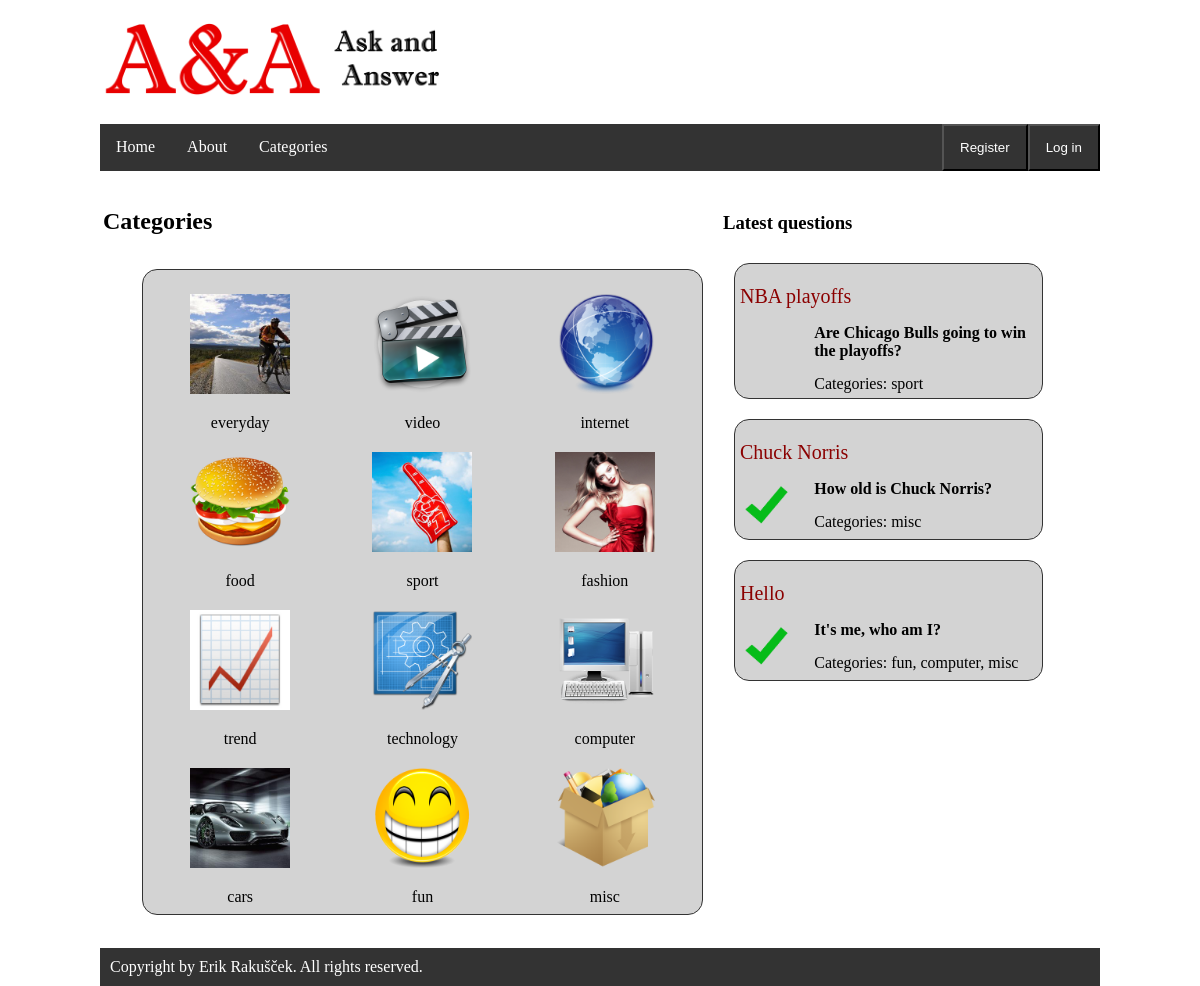
The app's page /AA/categories/ with its own data.
### AA/models.py (models this page shows, shortened)
class Question(models.Model):
    questionID = models.AutoField(primary_key=True)
    title = models.CharField(max_length=200)
    body = models.CharField(max_length=1000)
    time = models.DateTimeField(default=datetime.now)
    categories = models.CharField(max_length=500)
    answered = models.IntegerField(default=0)
    username = models.ForeignKey(User, on_delete=models.SET_NULL, null=True)
    def is_recent(self):
        if self.time + timedelta(hours=2) >= timezone.now():
            return True
        return False

### AA/views.py (the view)
def category(request):
    all_questions_time = Question.objects.all().order_by('-time')[:3]
    context = {
        'all_questions_time': all_questions_time,
    }
    return render(request, 'categories.html', context)

### AA/templates/categories.html (shortened to what this page needs)
{% extends "base.html" %}
{% load static %}
{% block css_import %}
	<link rel="stylesheet" type="text/css" href="{% static 'categories/styleCategories.css' %}">
{% endblock %}
{% block left_column %}
    <h2><p>Categories</p></h2>
    <div class="questionWithAnswer">
        <table style="width:100%; overflow-x:auto;">
            <tr>
                <td>
                    <div class="certainCategory">
                        <p><a href=""><img src="{% static 'categories/everyday.jpg' %}" alt="everyday" style="width:100px; height:100px;"></a></p>
                        <a href="">everyday</a>
                    </div>
                </td>
                <td>
                    <div class="certainCategory">
                        <p><a href=""><img src="{% static 'categories/video.png' %}" alt="video" style="width:100px; height:100px;"></a></p>
                        <a href="">video</a>
                    </div>
                </td>
                <td>
                    <div class="certainCategory">
                        <p><a href=""><img src="{% static 'categories/internet.png' %}" alt="internet" style="width:100px; height:100px;"></a></p>
                        <a href="">internet</a>
                    </div>
                </td>
            </tr>
            <tr>
                <td>
                    <div class="certainCategory">
                        <p><a href=""><img src="{% static 'categories/food.png' %}" alt="food" style="width:100px; height:100px;"></a></p>
                        <a href="">food</a>
                    </div>
                </td>
                <td>
                    <div class="certainCategory">
                        <p><a href=""><img src="{% static 'categories/sport.jpg' %}" alt="sport" style="width:100px; height:100px;"></a></p>
                        <a href="">sport</a>
                    </div>
                </td>
                <td>
                    <div class="certainCategory">
                        <p><a href=""><img src="{% static 'categories/fashion.png' %}" alt="fashion" style="width:100px; height:100px;"></a></p>
                        <a href="">fashion</a>
                    </div>
                </td>
            </tr>
            <tr>
                <td>
                    <div class="certainCategory">
                        <p><a href=""><img src="{% static 'categories/trend.png' %}" alt="trend" style="width:100px; height:100px;"></a></p>
                        <a href="">trend</a>
                    </div>
                </td>
                <td>
                    <div class="certainCategory">
                        <p><a href=""><img src="{% static 'categories/technology.png' %}" alt="technology" style="width:100px; height:100px;"></a></p>
                        <a href="">technology</a>
                    </div>
                </td>
                <td>
                    <div class="certainCategory">
                        <p><a href=""><img src="{% static 'categories/computer.png' %}" alt="computer" style="width:100px; height:100px;"></a></p>
                        <a href="">computer</a>
                    </div>
                </td>
            </tr>
            <tr>
                <td>
                    <div class="certainCategory">
                        <p><a href=""><img src="{% static 'categories/cars.jpg' %}" alt="cars" style="width:100px; height:100px;"></a></p>
                        <a href="">cars</a>
                    </div>
                </td>
                <td>
                    <div class="certainCategory">
                        <p><a href=""><img src="{% static 'categories/fun.png' %}" alt="fun" style="width:100px; height:100px;"></a></p>
                        <a href="">fun</a>
                    </div>
                </td>
                <td>
                    <div class="certainCategory">
                        <p><a href=""><img src="{% static 'categories/misc.png' %}" alt="misc" style="width:100px; height:100px;"></a></p>
                        <a href="">misc</a>
                    </div>
                </td>
            </tr>
        </table>
    </div>
{% endblock %}
{% block right_column %}
	<h3><p>Latest questions</p></h3>
		{% if all_questions_time %}
			{% for question in all_questions_time %}
				<div class="questionWithAnswer">
                    <p><a href="{% url 'question' question.questionID %}"><span class="questionTitle">{{ question.title }}</span></a>
					</p>					{% if question.answered == 1 %}
						<div class="answeredIcon"><img src="{% static 'answered.png' %}" alt="answered" style="width:50px; height:50px;"></div>
					{% endif %}
					<div class="question">
						<b>{{ question.body }}</b>
						<div class="categories">Categories: {{ question.categories }}</div>
					</div>
				</div>
			{% endfor %}
		{% else %}
			<h3>No questions yet in the database.</h3>
		{% endif %}
	</div>
{% endblock %}

### AA/static/style.css (style rules this page uses)
body { max-width: 1000px; margin: auto auto; padding: 0; display: flex; flex-flow: column; min-height: 100vh; }
.questionTitle { color: #8B0000; font-size: 20px; }
.questionWithAnswer { float: right; width: 90%; padding: 5px; margin: 10px; background: lightgrey; border-radius: 15px; border: 1px solid #333; }
.question { float: right; width: 75%; height: 100%; background: lightgrey; }
.answeredIcon { display: inline-block; width: 50px; visibility: visible; }
.categories { margin: 15px auto auto auto; }
a:link { color: black; text-decoration: none; }

### AA/static/categories/styleCategories.css (style rules this page uses)
.certainCategory { text-align: center; }

### records on screen
Question: title "NBA playoffs", body "Are Chicago Bulls going to win the playoffs?", categories "sport"
Question: title "Chuck Norris", answered 1 (drawn), body "How old is Chuck Norris?", categories "misc"
Question: title "Hello", answered 1 (drawn), body "It's me, who am I?", categories "fun, computer, misc"
